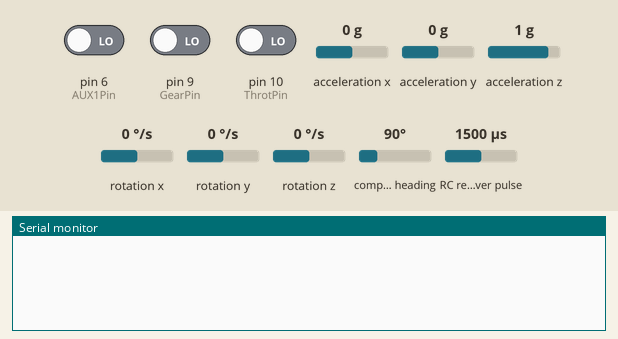
Simulated run of this sketch. Board: Arduino Uno, built with avr-gcc and run on an emulated ATmega328P. On the bench: the last lines printed to the serial monitor. Wiring (inferred from the names in the program): RC receiver channel: data pin 11. Inputs (shaded band) come from the test bench; at power-on: acceleration x 0 g, RC receiver pulse 1500 µs, acceleration y 0 g, acceleration z 1 g, rotation x 0 °/s, pin 6 (AUX1Pin) LOW, pin 9 (GearPin) LOW, pin 10 (ThrotPin) LOW, rotation y 0 °/s, rotation z 0 °/s, compass heading 90°.

Above: at 1.2 s.
1.3 s: acceleration x set to -1.4 g
At 3.4 s:
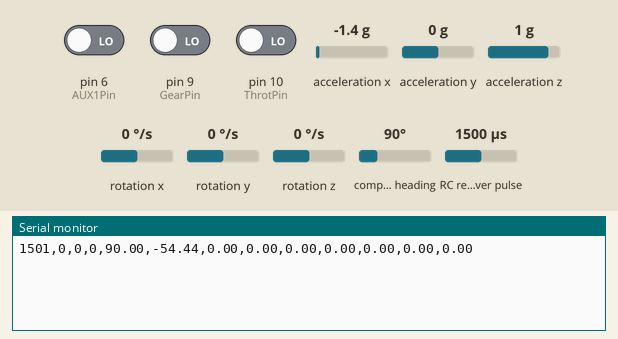
7.5 s: RC receiver pulse (sensor on pin 11) set to 1020 µs
At 8.2 s:
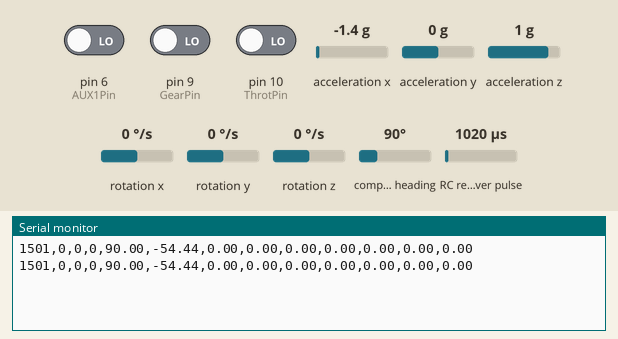
9.0 s: acceleration y set to -1.4 g
At 9.4 s:
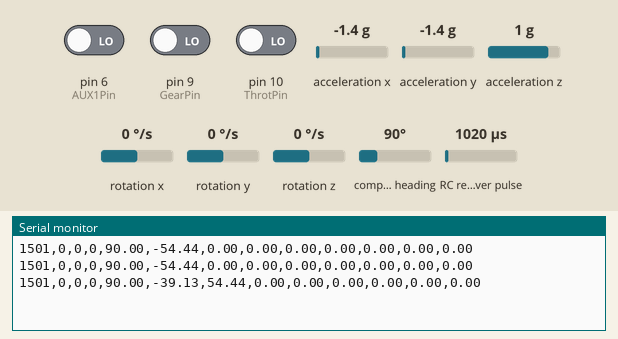
10.5 s: acceleration z set to -1.4 g
12.0 s: RC receiver pulse (sensor on pin 11) set to 1250 µs
At 12.4 s:
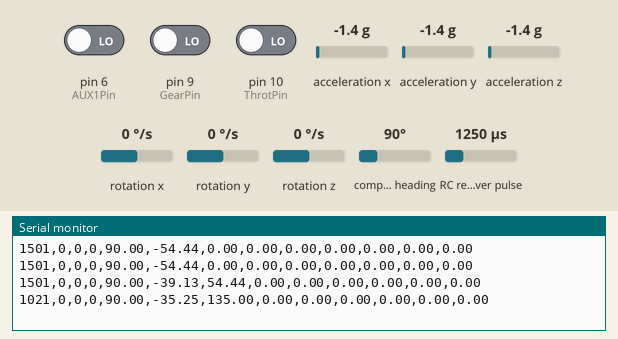
13.5 s: rotation x set to -192 °/s
At 15.4 s:
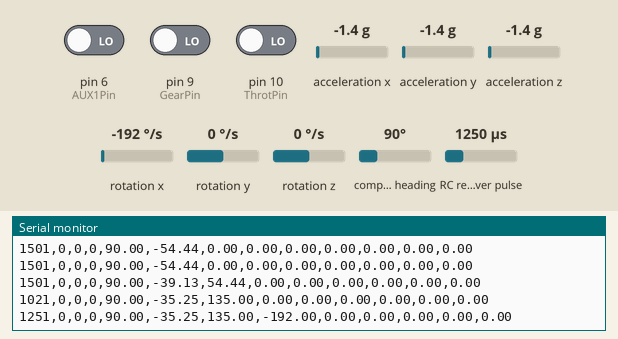
Timing chart, 0 to 16.0 s (numbered marks = the images above; inputs shaded):
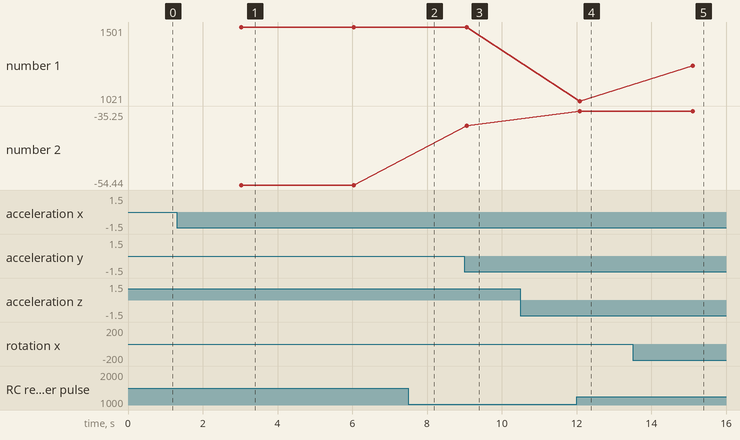

Measured:
- after the input at 1.3 s, the serial monitor: prints a new line after 1.7 s (image 1)
- after the input at 9.0 s, the serial monitor: prints a new line after 0.07 s (image 3)
- after the input at 13.5 s, the serial monitor: prints a new line after 1.6 s (image 5)
- plotted number 2: -54.44 → -39.13 after the input at 9.0 s

The sketch:

testnano_jul05a.ino
```cpp
#include <Adafruit_BNO055.h>
#include <SoftwareSerial.h>

// Remote data
int SteerPin = 11;
int ThrotPin = 10;
int GearPin  = 9;
int AUX1Pin  = 6;

//IMU data
Adafruit_BNO055 bno = Adafruit_BNO055(55);

void setup() {
  // put your setup code here, to run once:
  Serial.begin(2000000);
  pinMode(SteerPin,INPUT);
  pinMode(ThrotPin,INPUT);
  if (!bno.begin()){
    Serial.println("No BNO055 detected");
    delay(5000);
  }
}

void loop() {
  // Get remote data
  int SteerPWM = pulseIn(SteerPin, HIGH);
  int ThrotPWM = pulseIn(ThrotPin, HIGH);
  int GearPWM  = pulseIn(GearPin,  HIGH);
  int AUX1PWM  = pulseIn(AUX1Pin,  HIGH);

  // Get sensor data
  sensors_event_t orientationData , linearAccelData , angVelData;
  bno.getEvent(&orientationData, Adafruit_BNO055::VECTOR_EULER)      ;
  bno.getEvent(&angVelData     , Adafruit_BNO055::VECTOR_GYROSCOPE)  ;
  bno.getEvent(&linearAccelData, Adafruit_BNO055::VECTOR_LINEARACCEL);

  // Post process IMU data
    // velocity of sensor in the direction it's facing
//  headingVel = ACCEL_VEL_TRANSITION * linearAccelData.acceleration.x / cos(DEG_2_RAD * orientationData.orientation.x);

  // Print remote data
  Serial.print(SteerPWM);
  Serial.print(',');
  Serial.print(ThrotPWM);
  Serial.print(',');
  Serial.print(GearPWM);
  Serial.print(',');
  Serial.print(AUX1PWM);

  // print orientation data
  Serial.print(',');
  Serial.print(orientationData.orientation.x);
  Serial.print(',');
  Serial.print(orientationData.orientation.y);
  Serial.print(',');
  Serial.print(orientationData.orientation.z);

  // print angular velocity data
  Serial.print(',');
  Serial.print(angVelData.gyro.x);
  Serial.print(',');
  Serial.print(angVelData.gyro.y);
  Serial.print(',');
  Serial.print(angVelData.gyro.z);

  // print linear acceleration data
  Serial.print(',');
  Serial.print(linearAccelData.acceleration.x);
  Serial.print(',');
  Serial.print(linearAccelData.acceleration.y);
  Serial.print(',');
  Serial.println(linearAccelData.acceleration.z);
}
```
